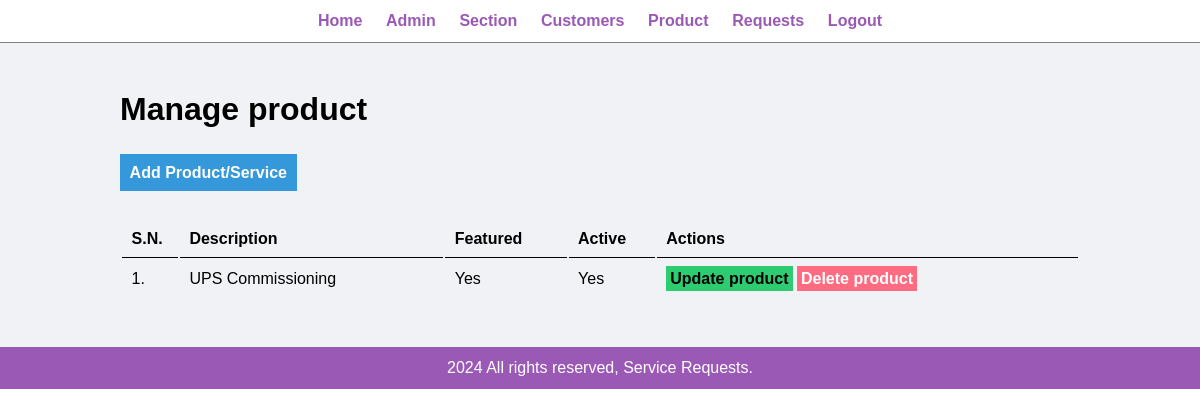
/admin/manage-product.php (signed in), run on the app's committed database.
### tables this page shows
CREATE TABLE `tbl_product` (
  `id` int(10) UNSIGNED NOT NULL,
  `title` varchar(100) NOT NULL,
  `section_id` int(10) UNSIGNED NOT NULL,
  `featured` varchar(10) NOT NULL,
  `active` varchar(10) NOT NULL
);

### admin/manage-product.php (the view, shortened to what this page needs)
<?php include('partials/menu.php'); ?>
<div class="main-content">
    <div class="wrapper">
        <h1>Manage product</h1>
        <br /><br />
                <a href="<?php echo SITEURL; ?>admin/add-product.php" class="btn-primary">Add Product/Service</a>
                <br /><br /><br />
                <table class="tbl-full">
                    <tr>
                        <th>S.N.</th>
                        <th>Description</th>
                        <th>Featured</th>
                        <th>Active</th>
                        <th>Actions</th>
                    </tr>
                    <?php
                        $sql = "SELECT * FROM tbl_product";
                        $res = mysqli_query($conn, $sql);
                        $count = mysqli_num_rows($res);
                        $sn=1;
                        if($count>0)
                        {
                            while($row=mysqli_fetch_assoc($res))
                            {
                                $id = $row['id'];
                                $title = $row['title'];
                                $featured = $row['featured'];
                                $active = $row['active'];
                                ?>
                                <tr>
                                    <td><?php echo $sn++; ?>. </td>
                                    <td><?php echo $title; ?></td>
                                    <td><?php echo $featured; ?></td>
                                    <td><?php echo $active; ?></td>
                                    <td>
                                        <a href="<?php echo SITEURL; ?>admin/update-product.php?id=<?php echo $id; ?>" class="btn-secondary">Update product</a>
                                        <a href="<?php echo SITEURL; ?>admin/delete-product.php?id=<?php echo $id; ?>" class="btn-danger">Delete product</a>
                                    </td>
                                </tr>
                                <?php
                            }
                        }
                        else
                        {
                            echo "<tr> <td colspan='7' class='error'> product not Added Yet. </td> </tr>";
                        }
                    ?>
                </table>
    </div>
</div>
<?php include('partials/footer.php'); ?>

### css/admin.css (style rules this page uses)
* { margin: 0; padding: 0; font-family: Arial, Helvetica, sans-serif; }
.wrapper { padding: 1%; width: 80%; margin: 0 auto; }
.tbl-full { width: 100%; }
table tr th { border-bottom: 1px solid black; padding: 1%; text-align: left; }
table tr td { padding: 1%; }
.btn-primary { background-color: #3498db; padding: 1%; color: white; text-decoration: none; font-weight: bold; }
.btn-secondary { background-color: #2ecc71; padding: 1%; color: black; text-decoration: none; font-weight: bold; }
.btn-danger { background-color: #ff6b81; padding: 1%; color: white; text-decoration: none; font-weight: bold; }
.main-content { background-color: #f1f2f6; padding: 3% 0; }

### data on the page
tbl_product: title "UPS Commissioning", featured "Yes", active "Yes"
